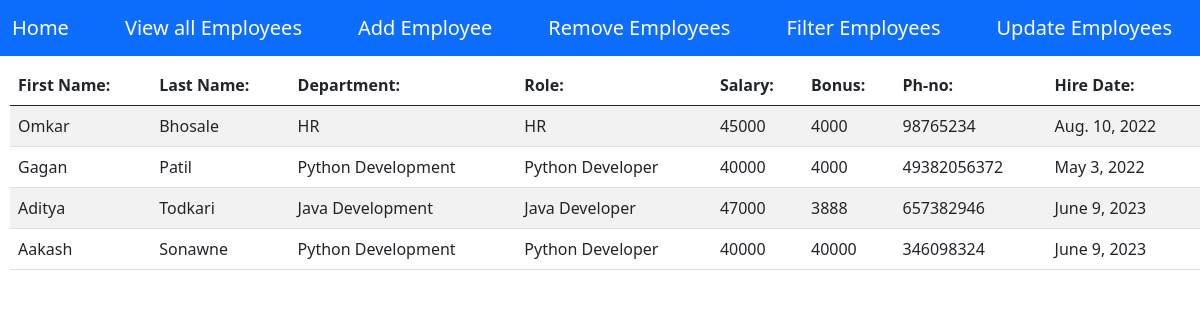
The app's page /view_all/ with its own data.
### main/models.py (models this page shows, shortened)
class employee(models.Model):
    first_name = models.CharField(max_length=100, null=True)
    last_name = models.CharField(max_length=100)
    dept = models.ForeignKey(department, on_delete=models.CASCADE)
    role = models.ForeignKey(Role, on_delete=models.CASCADE)
    salary = models.IntegerField()
    bonus = models.IntegerField()
    phone = models.IntegerField()
    hire_date = models.DateField()

class department(models.Model):
    name = models.CharField(max_length=100, null=True)
    def __str__(self):
        return self.name

class Role(models.Model):
    name = models.CharField(max_length=200)
    def __str__(self):
        return self.name

### main/views.py (the view)
def view_all(response):
    emps = employee.objects.all()
    return render(response, "main/view_all.html", {"emps": emps})

### main/templates/main/view_all.html (shortened to what this page needs)
{% extends "main/base.html" %}
{% block content %}
    <table class="table table-striped table-hover">
  <thead>
    <tr>
      <th scope="col">First Name:</th>
      <th scope="col">Last Name:</th>
      <th scope="col">Department:</th>
      <th scope="col">Role:</th>
      <th scope="col">Salary:</th>
      <th scope="col">Bonus:</th>
      <th scope="col">Ph-no:</th>
      <th scope="col">Hire Date:</th>
    </tr>
  </thead>
  <tbody>
    {% for emp in emps %}
        <tr>
          <td>{{emp.first_name}}</td>
          <td>{{emp.last_name}}</td>
          <td>{{emp.dept}}</td>
          <td>{{emp.role}}</td>
          <td>{{emp.salary}}</td>
          <td>{{emp.bonus}}</td>
          <td>{{emp.phone}}</td>
          <td>{{emp.hire_date}}</td>
        </tr>
    {% endfor %}
  </tbody>
</table>
{% endblock %}

### main/templates/main/base.html (shortened to what this page needs)
<!DOCTYPE html>
<html lang="en">
<head>
    <link href="https://cdn.jsdelivr.net/npm/bootstrap@5.0.2/dist/css/bootstrap.min.css" rel="stylesheet">
</head>
<body>
    <nav class="navbar fixed-top navbar-dark bg-primary">
      <div class="container-fluid">
          <a class="navbar-brand" href="/">Home</a>
          <a class="navbar-brand" href="/view_all">View all Employees</a>
          <a class="navbar-brand" href="/add_emp">Add Employee</a>
          <a class="navbar-brand" href="/remove_emp">Remove Employees</a>
          <a class="navbar-brand" href="/filter_emp">Filter Employees</a>
          <a class="navbar-brand" href="/update_emp">Update Employees</a>
      </div>
    </nav>
    <div style="margin-top:65px; margin-left:10px;">
        {% block content %}
        {% endblock %}
    </div>
</body>
</html>

### records on screen
employee: first_name "Omkar", last_name "Bhosale", dept "HR", role "HR", salary "45000", bonus "4000", phone "98765234", hire_date "Aug. 10, 2022"
employee: first_name "Gagan", last_name "Patil", dept "Python Development", role "Python Developer", salary "40000", bonus "4000", phone "49382056372", hire_date "May 3, 2022"
employee: first_name "Aditya", last_name "Todkari", dept "Java Development", role "Java Developer", salary "47000", bonus "3888", phone "657382946", hire_date "June 9, 2023"
employee: first_name "Aakash", last_name "Sonawne", dept "Python Development", role "Python Developer", salary "40000", bonus "40000", phone "346098324", hire_date "June 9, 2023"
